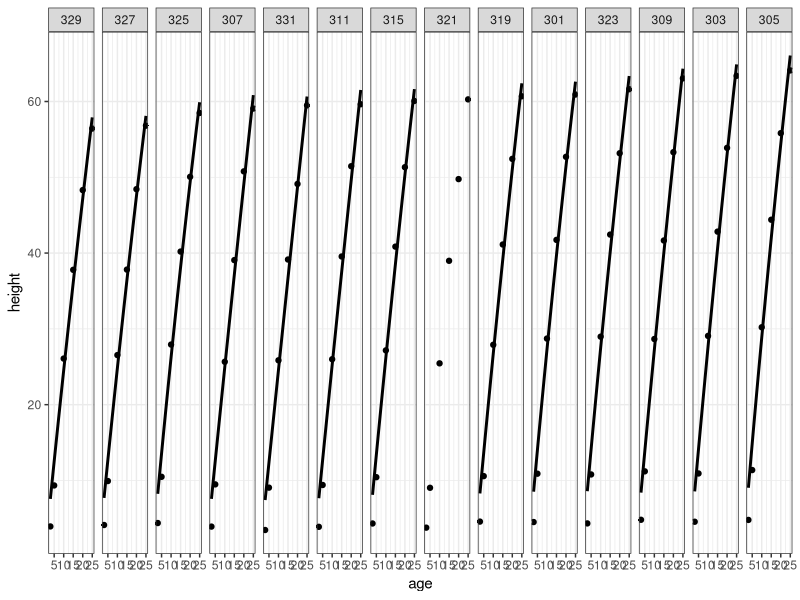

This figure's R source:
# ggplot_examples.R

setwd("/home/loewi/Prac/R_demo")

library(ggplot2)

data(Loblolly)


p <- ggplot(Loblolly, aes(x = age, y = height))
        p <- p + theme_bw()
        # p <- p + facet_wrap(~ Seed, nrow = 7)
        p <- p + facet_grid(. ~ Seed)
        p <- p + geom_smooth(colour = "black", 
                method="nls", 
                formula = y ~ (a * x) / (b + x), se = FALSE, 
                start = list(a = 10, b = 15) )
        p <- p + geom_point()
p
# one facet with errors from curve fit: singular gradient
